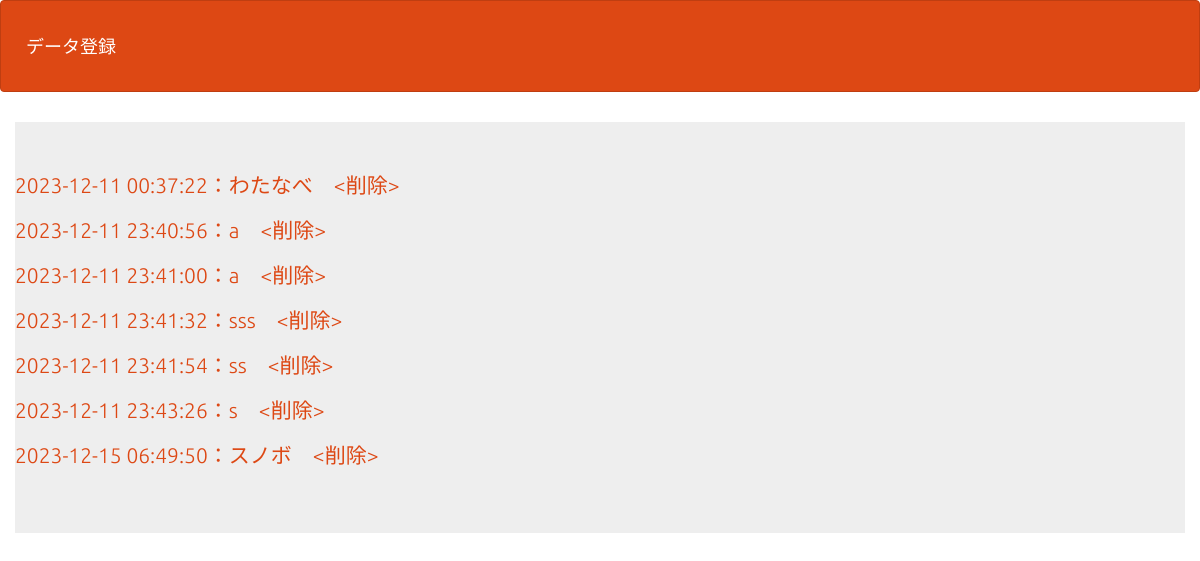
The page /select.php on the database its author committed.
### tables this page shows
CREATE TABLE `gs_kadai_table` (
  `id` int(12) NOT NULL,
  `book_name` varchar(64) NOT NULL,
  `book_url` text NOT NULL,
  `book_comment` text NOT NULL,
  `reg_date` datetime NOT NULL
);

### select.php (the view, shortened to what this page needs)
<?php
$pdo = connectDB();
$stmt = $pdo->prepare("SELECT * FROM gs_kadai_table");
$status = $stmt->execute();
$view='';
if ($status==false) {
  $error = $stmt->errorInfo();
  exit('SQLError:' . print_r($error, true));
}else{
  while( $result = $stmt->fetch(PDO::FETCH_ASSOC)){
    $view .= '<p>';
    $view .= '<a href="detail.php?id=' . $result['id'] . '">';
    $view .= $result['reg_date'] . '：' . $result['book_name'];
    $view .= '</a>';
    $view .= '<a href="detail.php?id=' . $result['id'] . '">';
    $view .= '</a>';
    $view .= '　';
    $view .= '<a href="delete.php?id=' . $result['id'] . '">';
    $view .= '<削除>';
    $view .= '</a>';
    $view .= '</p>';
  }
}
?>
<!DOCTYPE html>
<html lang="ja">
<head>
<link rel="stylesheet" href="css/range.css">
<link href="css/bootstrap.min.css" rel="stylesheet">
</head>
<body id="main">
<header>
  <nav class="navbar navbar-default">
    <div class="container-fluid">
      <div class="navbar-header">
      <a class="navbar-brand" href="index.php">データ登録</a>
      </div>
    </div>
  </nav>
</header>
<div>
    <div class="container jumbotron"><?= $view ?></div>
</div>
</body>
</html>

### select.php (style rules this page uses)
div { padding: 10px;font-size:16px; }

### rows shown on the page
gs_kadai_table: value "2023-12-11 00:37:22：わたなべ <削除>"
gs_kadai_table: value "2023-12-11 23:40:56：a <削除>"
gs_kadai_table: value "2023-12-11 23:41:00：a <削除>"
gs_kadai_table: value "2023-12-11 23:41:32：sss <削除>"
gs_kadai_table: value "2023-12-11 23:41:54：ss <削除>"
gs_kadai_table: value "2023-12-11 23:43:26：s <削除>"
gs_kadai_table: value "2023-12-15 06:49:50：スノボ <削除>"
